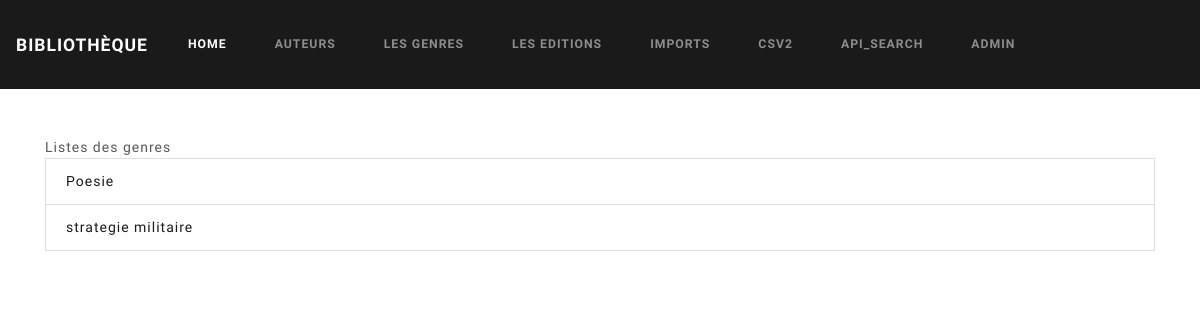
Page /biblio/genres/ on the earlier database version.
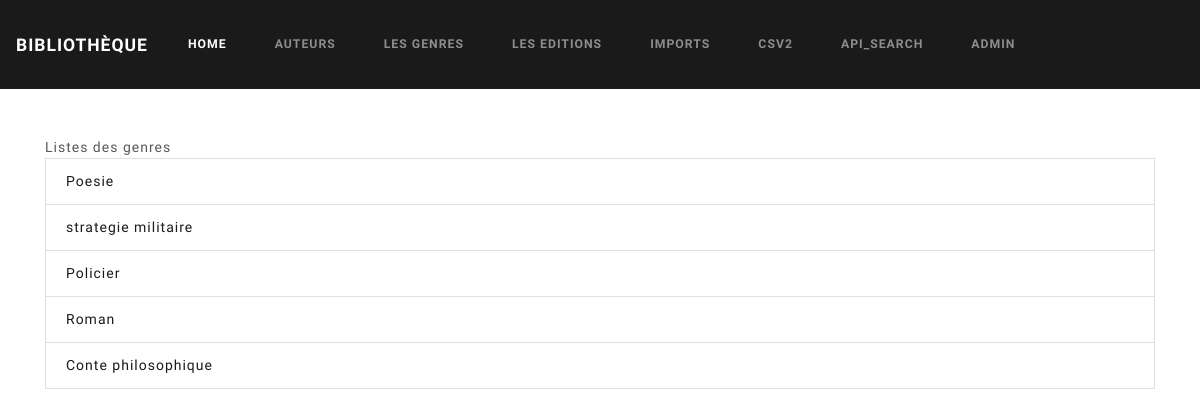
Same page on the later database version.
### biblio/models.py (models this page shows, shortened)
class Genre(models.Model):
    nom = models.CharField(max_length=100)

### biblio/views.py (the view)
# urls.py: path('genres/', views.genres, name="genres"),
def genres(request):
    genres = Genre.objects.all()
    return render(request, 'biblio/genres.html', {'genres':genres})

### biblio/templates/biblio/genres.html
{% extends "base.html" %}
{% block body %}
    <div class="container">
        <div class="row my-5">
            <div class="col-12">
                Listes des genres
            </div>
            <div class="col-12">
                {% if genres %}
                <ul class="list-group">
                    {% for genre in genres %}
                    <li class="list-group-item"><a href="{% url 'biblio:genre_detail' genre.id %}">{{ genre.nom}}</a></li>
                    {% endfor %}
                </ul>
                {% else %}
                <p>Author are no available.</p>
                {% endif %}
            </div>
        </div>
    </div>
{% endblock %}

Differences in the rows shown:
added Genre: nom "Policier"
added Genre: nom "Roman"
added Genre: nom "Conte philosophique"
